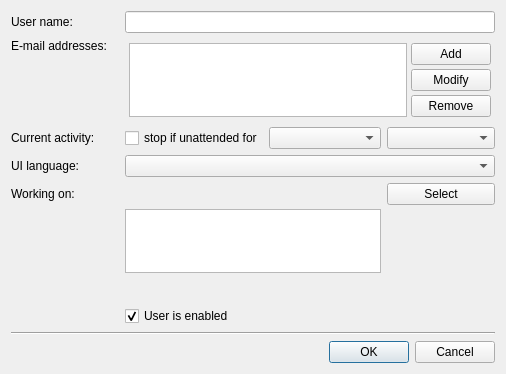
<?xml version="1.0" encoding="UTF-8"?>
<ui version="4.0">
 <class>tt3::gui::CreateUserDialog</class>
 <widget class="QDialog" name="tt3::gui::CreateUserDialog">
  <property name="geometry">
   <rect>
    <x>0</x>
    <y>0</y>
    <width>506</width>
    <height>374</height>
   </rect>
  </property>
  <property name="windowTitle">
   <string>Create user</string>
  </property>
  <property name="windowIcon">
   <iconset resource="tt3-gui.qrc">
    <normaloff>:/tt3-gui/Resources/Images/Actions/CreateUserLarge.png</normaloff>:/tt3-gui/Resources/Images/Actions/CreateUserLarge.png</iconset>
  </property>
  <property name="modal">
   <bool>true</bool>
  </property>
  <layout class="QGridLayout" name="gridLayout_2">
   <item row="0" column="0">
    <widget class="QLabel" name="realNameLabel">
     <property name="text">
      <string>User name:</string>
     </property>
    </widget>
   </item>
   <item row="1" column="0">
    <widget class="QLabel" name="emailAddressesLabel">
     <property name="text">
      <string>E-mail addresses:</string>
     </property>
     <property name="alignment">
      <set>Qt::AlignmentFlag::AlignLeading|Qt::AlignmentFlag::AlignLeft|Qt::AlignmentFlag::AlignTop</set>
     </property>
    </widget>
   </item>
   <item row="1" column="1" colspan="3">
    <widget class="QWidget" name="emailAddressesWidget" native="true">
     <layout class="QGridLayout" name="gridLayout">
      <property name="leftMargin">
       <number>4</number>
      </property>
      <property name="topMargin">
       <number>4</number>
      </property>
      <property name="rightMargin">
       <number>4</number>
      </property>
      <property name="bottomMargin">
       <number>4</number>
      </property>
      <property name="spacing">
       <number>4</number>
      </property>
      <item row="0" column="0" rowspan="3">
       <widget class="QListWidget" name="emailAddressesListWidget"/>
      </item>
      <item row="0" column="1">
       <widget class="QPushButton" name="addEmailAddressPushButton">
        <property name="text">
         <string>Add</string>
        </property>
        <property name="icon">
         <iconset resource="tt3-gui.qrc">
          <normaloff>:/tt3-gui/Resources/Images/Actions/AddEmailAddressSmall.png</normaloff>:/tt3-gui/Resources/Images/Actions/AddEmailAddressSmall.png</iconset>
        </property>
       </widget>
      </item>
      <item row="1" column="1">
       <widget class="QPushButton" name="modifyEmailAddressPushButton">
        <property name="text">
         <string>Modify</string>
        </property>
        <property name="icon">
         <iconset resource="tt3-gui.qrc">
          <normaloff>:/tt3-gui/Resources/Images/Actions/ModifyEmailAddressSmall.png</normaloff>:/tt3-gui/Resources/Images/Actions/ModifyEmailAddressSmall.png</iconset>
        </property>
       </widget>
      </item>
      <item row="2" column="1">
       <widget class="QPushButton" name="removeEmailAddressPushButton">
        <property name="text">
         <string>Remove</string>
        </property>
        <property name="icon">
         <iconset resource="tt3-gui.qrc">
          <normaloff>:/tt3-gui/Resources/Images/Actions/RemoveEmailAddressSmall.png</normaloff>:/tt3-gui/Resources/Images/Actions/RemoveEmailAddressSmall.png</iconset>
        </property>
       </widget>
      </item>
     </layout>
    </widget>
   </item>
   <item row="2" column="0">
    <widget class="QLabel" name="inactivityTimeoutLabel">
     <property name="text">
      <string>Current activity:</string>
     </property>
    </widget>
   </item>
   <item row="2" column="1">
    <widget class="QCheckBox" name="inactivityTimeoutCheckBox">
     <property name="text">
      <string>stop if unattended for</string>
     </property>
    </widget>
   </item>
   <item row="2" column="2">
    <widget class="QComboBox" name="hoursComboBox"/>
   </item>
   <item row="2" column="3">
    <widget class="QComboBox" name="minutesComboBox"/>
   </item>
   <item row="3" column="0">
    <widget class="QLabel" name="uiLocaleLabel">
     <property name="text">
      <string>UI language:</string>
     </property>
    </widget>
   </item>
   <item row="4" column="0">
    <widget class="QLabel" name="workingOnLabel">
     <property name="text">
      <string>Working on:</string>
     </property>
    </widget>
   </item>
   <item row="4" column="1" rowspan="2" colspan="2">
    <widget class="QListWidget" name="workloadsListWidget">
     <property name="sizePolicy">
      <sizepolicy hsizetype="Expanding" vsizetype="Expanding">
       <horstretch>0</horstretch>
       <verstretch>64</verstretch>
      </sizepolicy>
     </property>
     <property name="maximumSize">
      <size>
       <width>16777215</width>
       <height>64</height>
      </size>
     </property>
     <property name="baseSize">
      <size>
       <width>0</width>
       <height>64</height>
      </size>
     </property>
    </widget>
   </item>
   <item row="4" column="3">
    <widget class="QPushButton" name="workingOnPushButton">
     <property name="text">
      <string>Select</string>
     </property>
     <property name="icon">
      <iconset resource="tt3-gui.qrc">
       <normaloff>:/tt3-gui/Resources/Images/Actions/ViewWorkStreamSmall.png</normaloff>:/tt3-gui/Resources/Images/Actions/ViewWorkStreamSmall.png</iconset>
     </property>
    </widget>
   </item>
   <item row="5" column="3">
    <spacer name="verticalSpacer">
     <property name="orientation">
      <enum>Qt::Orientation::Vertical</enum>
     </property>
     <property name="sizeHint" stdset="0">
      <size>
       <width>20</width>
       <height>28</height>
      </size>
     </property>
    </spacer>
   </item>
   <item row="6" column="1">
    <widget class="QCheckBox" name="enabledCheckBox">
     <property name="text">
      <string>User is enabled</string>
     </property>
     <property name="checked">
      <bool>true</bool>
     </property>
    </widget>
   </item>
   <item row="7" column="0" colspan="4">
    <widget class="Line" name="line">
     <property name="orientation">
      <enum>Qt::Orientation::Horizontal</enum>
     </property>
    </widget>
   </item>
   <item row="0" column="1" colspan="3">
    <widget class="QLineEdit" name="realNameLineEdit"/>
   </item>
   <item row="3" column="1" colspan="3">
    <widget class="QComboBox" name="uiLocaleComboBox"/>
   </item>
   <item row="8" column="0" colspan="4">
    <widget class="QDialogButtonBox" name="buttonBox">
     <property name="orientation">
      <enum>Qt::Orientation::Horizontal</enum>
     </property>
     <property name="standardButtons">
      <set>QDialogButtonBox::StandardButton::Cancel|QDialogButtonBox::StandardButton::Ok</set>
     </property>
    </widget>
   </item>
  </layout>
 </widget>
 <tabstops>
  <tabstop>realNameLineEdit</tabstop>
  <tabstop>emailAddressesListWidget</tabstop>
  <tabstop>addEmailAddressPushButton</tabstop>
  <tabstop>modifyEmailAddressPushButton</tabstop>
  <tabstop>removeEmailAddressPushButton</tabstop>
  <tabstop>inactivityTimeoutCheckBox</tabstop>
  <tabstop>hoursComboBox</tabstop>
  <tabstop>minutesComboBox</tabstop>
  <tabstop>uiLocaleComboBox</tabstop>
  <tabstop>workloadsListWidget</tabstop>
  <tabstop>workingOnPushButton</tabstop>
  <tabstop>enabledCheckBox</tabstop>
 </tabstops>
 <resources>
  <include location="tt3-gui.qrc"/>
 </resources>
 <connections>
  <connection>
   <sender>buttonBox</sender>
   <signal>accepted()</signal>
   <receiver>tt3::gui::CreateUserDialog</receiver>
   <slot>accept()</slot>
   <hints>
    <hint type="sourcelabel">
     <x>248</x>
     <y>254</y>
    </hint>
    <hint type="destinationlabel">
     <x>157</x>
     <y>274</y>
    </hint>
   </hints>
  </connection>
  <connection>
   <sender>buttonBox</sender>
   <signal>rejected()</signal>
   <receiver>tt3::gui::CreateUserDialog</receiver>
   <slot>reject()</slot>
   <hints>
    <hint type="sourcelabel">
     <x>316</x>
     <y>260</y>
    </hint>
    <hint type="destinationlabel">
     <x>286</x>
     <y>274</y>
    </hint>
   </hints>
  </connection>
  <connection>
   <sender>realNameLineEdit</sender>
   <signal>textChanged(QString)</signal>
   <receiver>tt3::gui::CreateUserDialog</receiver>
   <slot>_realNameLineEditTextChanged(QString)</slot>
   <hints>
    <hint type="sourcelabel">
     <x>310</x>
     <y>24</y>
    </hint>
    <hint type="destinationlabel">
     <x>249</x>
     <y>154</y>
    </hint>
   </hints>
  </connection>
  <connection>
   <sender>inactivityTimeoutCheckBox</sender>
   <signal>stateChanged(int)</signal>
   <receiver>tt3::gui::CreateUserDialog</receiver>
   <slot>_inactivityTimeoutCheckBoxStateChanged(int)</slot>
   <hints>
    <hint type="sourcelabel">
     <x>219</x>
     <y>169</y>
    </hint>
    <hint type="destinationlabel">
     <x>249</x>
     <y>154</y>
    </hint>
   </hints>
  </connection>
  <connection>
   <sender>hoursComboBox</sender>
   <signal>currentIndexChanged(int)</signal>
   <receiver>tt3::gui::CreateUserDialog</receiver>
   <slot>_hoursComboBoxCurrentIndexChanged(int)</slot>
   <hints>
    <hint type="sourcelabel">
     <x>355</x>
     <y>169</y>
    </hint>
    <hint type="destinationlabel">
     <x>249</x>
     <y>154</y>
    </hint>
   </hints>
  </connection>
  <connection>
   <sender>minutesComboBox</sender>
   <signal>currentIndexChanged(int)</signal>
   <receiver>tt3::gui::CreateUserDialog</receiver>
   <slot>_minutesComboBoxCurrentIndexChanged(int)</slot>
   <hints>
    <hint type="sourcelabel">
     <x>446</x>
     <y>169</y>
    </hint>
    <hint type="destinationlabel">
     <x>249</x>
     <y>154</y>
    </hint>
   </hints>
  </connection>
  <connection>
   <sender>uiLocaleComboBox</sender>
   <signal>currentIndexChanged(int)</signal>
   <receiver>tt3::gui::CreateUserDialog</receiver>
   <slot>_uiLocaleComboBoxCurrentIndexChanged(int)</slot>
   <hints>
    <hint type="sourcelabel">
     <x>310</x>
     <y>204</y>
    </hint>
    <hint type="destinationlabel">
     <x>249</x>
     <y>154</y>
    </hint>
   </hints>
  </connection>
  <connection>
   <sender>emailAddressesListWidget</sender>
   <signal>currentRowChanged(int)</signal>
   <receiver>tt3::gui::CreateUserDialog</receiver>
   <slot>_emailAddressesListWidgetCurrentRowChanged(int)</slot>
   <hints>
    <hint type="sourcelabel">
     <x>264</x>
     <y>96</y>
    </hint>
    <hint type="destinationlabel">
     <x>249</x>
     <y>154</y>
    </hint>
   </hints>
  </connection>
  <connection>
   <sender>addEmailAddressPushButton</sender>
   <signal>clicked()</signal>
   <receiver>tt3::gui::CreateUserDialog</receiver>
   <slot>_addEmailAddressPushButtonClicked()</slot>
   <hints>
    <hint type="sourcelabel">
     <x>440</x>
     <y>64</y>
    </hint>
    <hint type="destinationlabel">
     <x>249</x>
     <y>154</y>
    </hint>
   </hints>
  </connection>
  <connection>
   <sender>modifyEmailAddressPushButton</sender>
   <signal>clicked()</signal>
   <receiver>tt3::gui::CreateUserDialog</receiver>
   <slot>_modifyEmailAddressPushButtonClicked()</slot>
   <hints>
    <hint type="sourcelabel">
     <x>440</x>
     <y>96</y>
    </hint>
    <hint type="destinationlabel">
     <x>249</x>
     <y>154</y>
    </hint>
   </hints>
  </connection>
  <connection>
   <sender>removeEmailAddressPushButton</sender>
   <signal>clicked()</signal>
   <receiver>tt3::gui::CreateUserDialog</receiver>
   <slot>_removeEmailAddressPushButtonClicked()</slot>
   <hints>
    <hint type="sourcelabel">
     <x>440</x>
     <y>128</y>
    </hint>
    <hint type="destinationlabel">
     <x>249</x>
     <y>154</y>
    </hint>
   </hints>
  </connection>
  <connection>
   <sender>workingOnPushButton</sender>
   <signal>clicked()</signal>
   <receiver>tt3::gui::CreateUserDialog</receiver>
   <slot>_workingOnPushButtonClicked()</slot>
   <hints>
    <hint type="sourcelabel">
     <x>443</x>
     <y>241</y>
    </hint>
    <hint type="destinationlabel">
     <x>247</x>
     <y>172</y>
    </hint>
   </hints>
  </connection>
 </connections>
 <slots>
  <slot>_realNameLineEditTextChanged(QString)</slot>
  <slot>_inactivityTimeoutCheckBoxStateChanged(int)</slot>
  <slot>_hoursComboBoxCurrentIndexChanged(int)</slot>
  <slot>_minutesComboBoxCurrentIndexChanged(int)</slot>
  <slot>_uiLocaleComboBoxCurrentIndexChanged(int)</slot>
  <slot>_emailAddressesListWidgetCurrentRowChanged(int)</slot>
  <slot>_addEmailAddressPushButtonClicked()</slot>
  <slot>_modifyEmailAddressPushButtonClicked()</slot>
  <slot>_removeEmailAddressPushButtonClicked()</slot>
  <slot>_workingOnPushButtonClicked()</slot>
 </slots>
</ui>
